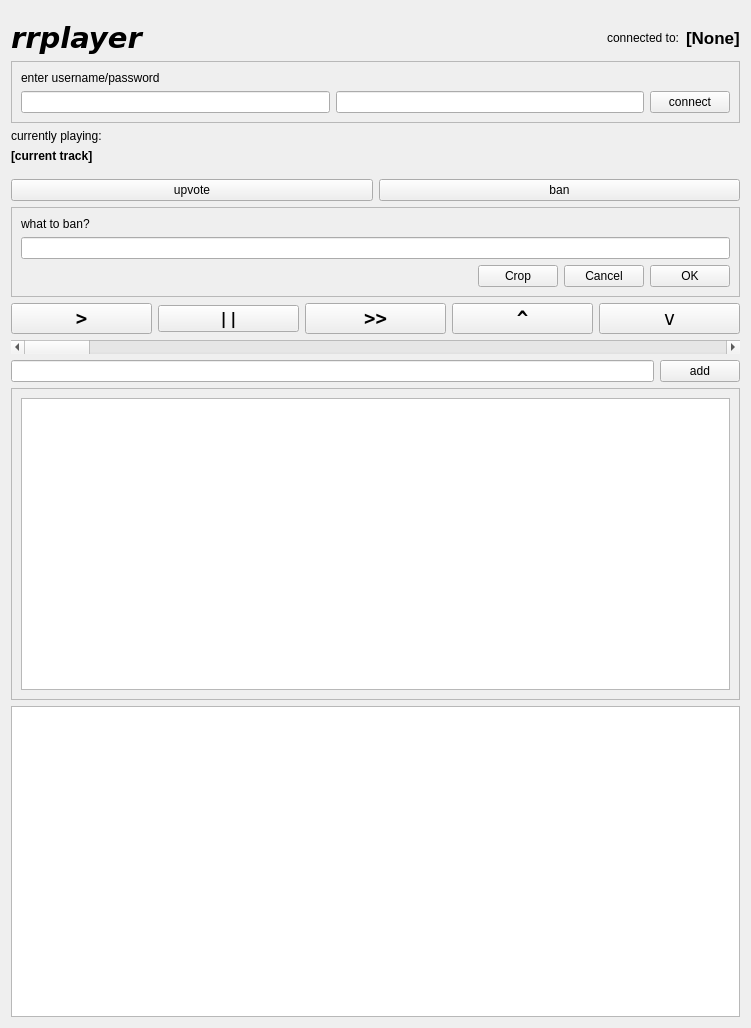
<?xml version="1.0" encoding="UTF-8"?>
<ui version="4.0">
 <class>Form</class>
 <widget class="QWidget" name="Form">
  <property name="geometry">
   <rect>
    <x>0</x>
    <y>0</y>
    <width>751</width>
    <height>1028</height>
   </rect>
  </property>
  <property name="windowTitle">
   <string>rrplayer</string>
  </property>
  <layout class="QGridLayout" name="gridLayout_2">
   <item row="0" column="0">
    <layout class="QVBoxLayout" name="verticalLayout">
     <item>
      <layout class="QHBoxLayout" name="horizontalLayout_5">
       <property name="topMargin">
        <number>10</number>
       </property>
       <item>
        <widget class="QLabel" name="label">
         <property name="font">
          <font>
           <family>DejaVu Sans</family>
           <pointsize>22</pointsize>
           <weight>75</weight>
           <italic>true</italic>
           <bold>true</bold>
          </font>
         </property>
         <property name="text">
          <string>rrplayer</string>
         </property>
        </widget>
       </item>
       <item>
        <spacer name="horizontalSpacer_2">
         <property name="orientation">
          <enum>Qt::Horizontal</enum>
         </property>
         <property name="sizeHint" stdset="0">
          <size>
           <width>40</width>
           <height>20</height>
          </size>
         </property>
        </spacer>
       </item>
       <item>
        <widget class="QLabel" name="label_3">
         <property name="text">
          <string>connected to:</string>
         </property>
        </widget>
       </item>
       <item>
        <widget class="QLabel" name="lbl_host">
         <property name="font">
          <font>
           <pointsize>13</pointsize>
           <weight>75</weight>
           <bold>true</bold>
          </font>
         </property>
         <property name="text">
          <string>[None]</string>
         </property>
        </widget>
       </item>
      </layout>
     </item>
     <item>
      <widget class="QFrame" name="frm_credentials">
       <property name="frameShape">
        <enum>QFrame::StyledPanel</enum>
       </property>
       <property name="frameShadow">
        <enum>QFrame::Raised</enum>
       </property>
       <layout class="QVBoxLayout" name="verticalLayout_4">
        <item>
         <widget class="QLabel" name="label_5">
          <property name="text">
           <string>enter username/password</string>
          </property>
         </widget>
        </item>
        <item>
         <layout class="QHBoxLayout" name="horizontalLayout_6">
          <item>
           <widget class="QLineEdit" name="txt_username"/>
          </item>
          <item>
           <widget class="QLineEdit" name="txt_password"/>
          </item>
          <item>
           <widget class="QPushButton" name="pb_connect">
            <property name="text">
             <string>connect</string>
            </property>
           </widget>
          </item>
         </layout>
        </item>
       </layout>
      </widget>
     </item>
     <item>
      <widget class="QLabel" name="label_2">
       <property name="text">
        <string>currently playing:</string>
       </property>
      </widget>
     </item>
     <item>
      <widget class="QLabel" name="lbl_current_track">
       <property name="font">
        <font>
         <weight>75</weight>
         <bold>true</bold>
        </font>
       </property>
       <property name="text">
        <string>[current track]</string>
       </property>
       <property name="wordWrap">
        <bool>true</bool>
       </property>
      </widget>
     </item>
     <item>
      <layout class="QHBoxLayout" name="horizontalLayout_3">
       <property name="topMargin">
        <number>10</number>
       </property>
       <item>
        <widget class="QPushButton" name="pb_upvote">
         <property name="text">
          <string>upvote</string>
         </property>
        </widget>
       </item>
       <item>
        <widget class="QPushButton" name="pb_ban">
         <property name="text">
          <string>ban</string>
         </property>
        </widget>
       </item>
      </layout>
     </item>
     <item>
      <widget class="QFrame" name="frm_ban">
       <property name="frameShape">
        <enum>QFrame::StyledPanel</enum>
       </property>
       <property name="frameShadow">
        <enum>QFrame::Raised</enum>
       </property>
       <layout class="QVBoxLayout" name="verticalLayout_2">
        <item>
         <widget class="QLabel" name="label_4">
          <property name="text">
           <string>what to ban?</string>
          </property>
         </widget>
        </item>
        <item>
         <widget class="QLineEdit" name="txt_ban_substring"/>
        </item>
        <item>
         <layout class="QHBoxLayout" name="horizontalLayout_4">
          <item>
           <spacer name="horizontalSpacer">
            <property name="orientation">
             <enum>Qt::Horizontal</enum>
            </property>
            <property name="sizeHint" stdset="0">
             <size>
              <width>40</width>
              <height>20</height>
             </size>
            </property>
           </spacer>
          </item>
          <item>
           <widget class="QPushButton" name="pb_ban_crop">
            <property name="text">
             <string>Crop</string>
            </property>
           </widget>
          </item>
          <item>
           <widget class="QPushButton" name="pb_ban_cancel">
            <property name="text">
             <string>Cancel</string>
            </property>
           </widget>
          </item>
          <item>
           <widget class="QPushButton" name="pb_ban_ok">
            <property name="text">
             <string>OK</string>
            </property>
           </widget>
          </item>
         </layout>
        </item>
       </layout>
      </widget>
     </item>
     <item>
      <layout class="QHBoxLayout" name="horizontalLayout_2">
       <item>
        <widget class="QPushButton" name="pb_play">
         <property name="font">
          <font>
           <family>DejaVu Sans Mono</family>
           <pointsize>14</pointsize>
           <weight>75</weight>
           <bold>true</bold>
          </font>
         </property>
         <property name="text">
          <string>&gt;</string>
         </property>
        </widget>
       </item>
       <item>
        <widget class="QPushButton" name="pb_pause">
         <property name="font">
          <font>
           <family>DejaVu Sans Mono</family>
           <pointsize>12</pointsize>
           <weight>75</weight>
           <bold>true</bold>
          </font>
         </property>
         <property name="text">
          <string>||</string>
         </property>
        </widget>
       </item>
       <item>
        <widget class="QPushButton" name="pb_skip">
         <property name="font">
          <font>
           <family>DejaVu Sans Mono</family>
           <pointsize>14</pointsize>
           <weight>75</weight>
           <bold>true</bold>
          </font>
         </property>
         <property name="text">
          <string>&gt;&gt;</string>
         </property>
        </widget>
       </item>
       <item>
        <widget class="QPushButton" name="pb_volup">
         <property name="font">
          <font>
           <family>DejaVu Sans Mono</family>
           <pointsize>14</pointsize>
           <weight>75</weight>
           <bold>true</bold>
          </font>
         </property>
         <property name="text">
          <string>^</string>
         </property>
        </widget>
       </item>
       <item>
        <widget class="QPushButton" name="pb_voldown">
         <property name="font">
          <font>
           <family>DejaVu Sans Mono</family>
           <pointsize>14</pointsize>
           <weight>50</weight>
           <bold>false</bold>
          </font>
         </property>
         <property name="text">
          <string>v</string>
         </property>
        </widget>
       </item>
      </layout>
     </item>
     <item>
      <widget class="QScrollBar" name="sb_position">
       <property name="orientation">
        <enum>Qt::Horizontal</enum>
       </property>
      </widget>
     </item>
     <item>
      <layout class="QHBoxLayout" name="horizontalLayout">
       <item>
        <widget class="QLineEdit" name="le_add"/>
       </item>
       <item>
        <widget class="QPushButton" name="pb_add">
         <property name="text">
          <string>add</string>
         </property>
        </widget>
       </item>
      </layout>
     </item>
     <item>
      <widget class="QFrame" name="frm_search_result">
       <property name="minimumSize">
        <size>
         <width>0</width>
         <height>200</height>
        </size>
       </property>
       <property name="frameShape">
        <enum>QFrame::StyledPanel</enum>
       </property>
       <property name="frameShadow">
        <enum>QFrame::Raised</enum>
       </property>
       <layout class="QVBoxLayout" name="verticalLayout_3">
        <item>
         <widget class="QListWidget" name="listWidget"/>
        </item>
       </layout>
      </widget>
     </item>
     <item>
      <widget class="QListWidget" name="lst_messages">
       <property name="font">
        <font>
         <family>Source Code Pro</family>
         <pointsize>9</pointsize>
        </font>
       </property>
      </widget>
     </item>
    </layout>
   </item>
  </layout>
 </widget>
 <resources/>
 <connections/>
</ui>
